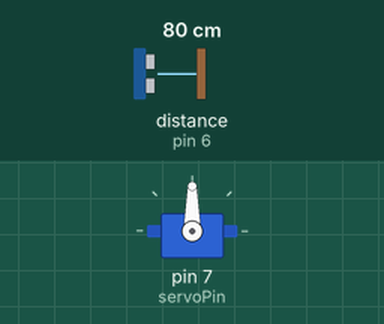
Simulated run of this sketch. Board: Arduino Uno, built with avr-gcc and run on an emulated ATmega328P. Parts: servo. Wiring (inferred from the names in the program): ultrasonic range finder: trigger pin 5; echo pin 6. The test bench sets the inputs (shaded band); at power-on: distance to the obstacle (sensor on pin 6) 80 cm. The echo pulse lasts 58.3 µs per cm.

Above: at 0.15 s.
At 3.4 s:
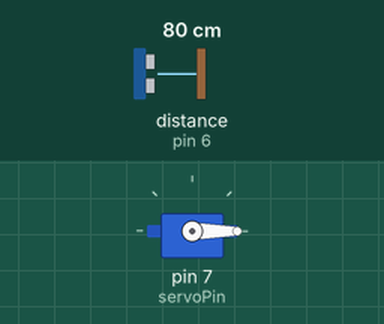
Timing chart, 0 to 7.8 s (numbered marks = the images above):
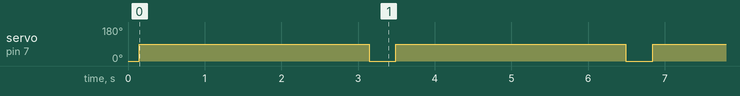

Measured:
- by itself, servo on pin 7 (servoPin): alternates 90° for 3.0 s and 0° for 0.35 s

The sketch:

example.ino
```cpp
#include <Servo.h>
Servo servo;

int trigPin = 5;

int echoPin = 6;

int servoPin = 7;

long duration,
dist,
verage;

long aver[3];


void setup()
{


servo.attach(servoPin);

pinMode(trigPin, OUTPUT);

pinMode(echoPin, INPUT);

servo.write(0);

delay(100);
   servo.detach();
}


void measure()
{
 digitalWrite(10,HIGH);
digitalWrite(trigPin, LOW);

delayMicroseconds(5);

digitalWrite(trigPin, HIGH);

delayMicroseconds(15);

digitalWrite(trigPin, LOW);

pinMode(echoPin, INPUT);
duration = pulseIn(echoPin, HIGH);

dist = (duration/2) / 29.1;

}

void loop()
{
  for (int i=0;i<=2;i++)
{   //average distance
    measure();

aver[i]=dist;
    delay(10);

}
 dist=(aver[0]+aver[1]+aver[2])/3;


if ( dist < 150 ) {
//Change distance as per your need
 servo.attach(servoPin);

 delay(1);
 servo.write(90);

delay(3000);

 servo.write(0);

delay(300);
 servo.detach();
}
}
```
